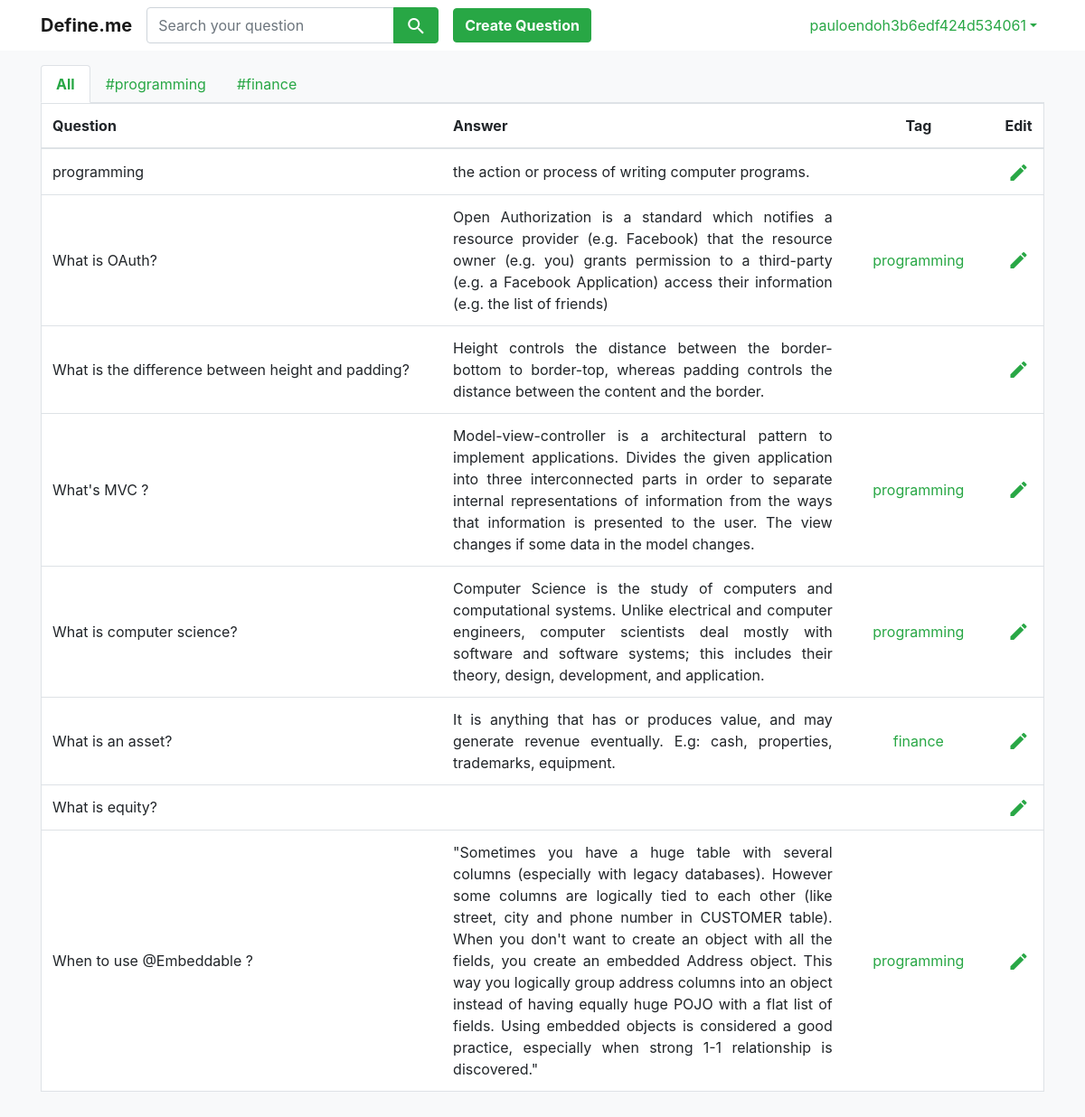
Before: / (signed in) with the older database file.
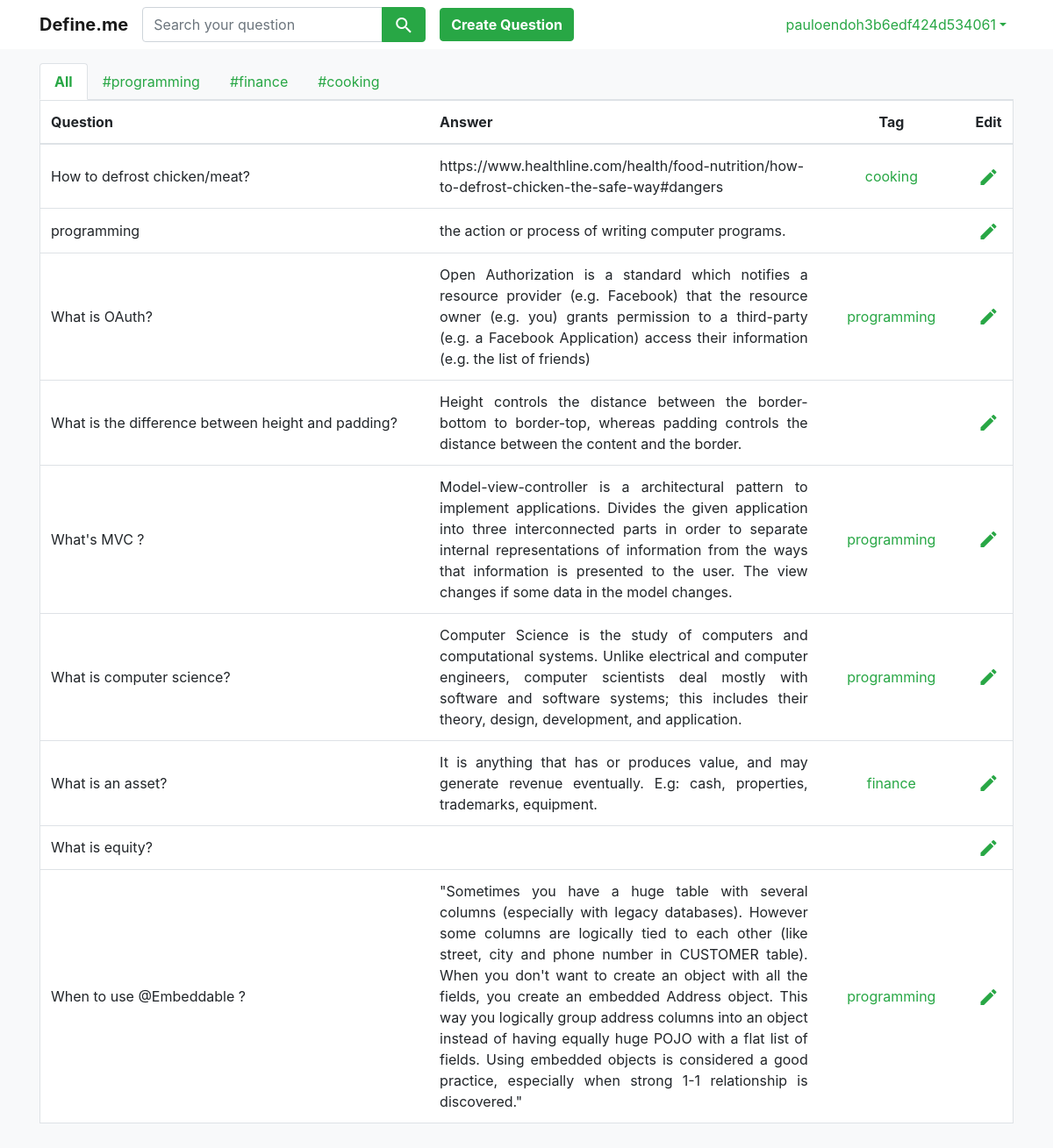
After: the same page with the newer database file.
### core/models.py (models this page shows)
class Question(models.Model):
    user = models.ForeignKey(User, on_delete=models.CASCADE)
    q = models.TextField(null=False)
    a = models.TextField(null=True, blank=True)
    tag = models.CharField(max_length=20, null=True, blank=True)
    created_at = models.DateTimeField(auto_now_add=True)
    updated_at = models.DateTimeField(auto_now=True)
    class Meta:
        ordering = ['updated_at', 'tag']

### core/views.py (the view, shortened to what this page needs)
# urls.py: path('', views.home, name='home'),
def home(request):
    if request.user.is_authenticated:
        tag_list = get_tag_list(request)
        question_list = get_question_list(request)
        return render(request, "home.html", {"tag_list": tag_list, "question_list": question_list})

### core/functions.py (called while the page is built)
def get_tag_list(request):
    user = request.user
    tag_list = Question.objects.filter(user=user).order_by().values('tag').distinct()
    return tag_list

def get_question_list(request):
    user = request.user
    if request.GET.get('tag'):
        active_tag = request.GET.get('tag')
        question_list = Question.objects.filter(user=user, tag=active_tag).order_by('-updated_at')
    else:
        question_list = Question.objects.filter(user=user).order_by('-updated_at')
    return question_list

### core/templates/home.html (shortened to what this page needs)
{% extends 'base.html' %}
{% load staticfiles %}
{% block content %}
{% if question_list %}
<div class="pt-3 pb-3 container rounded-right rounded-bottom">
    <ul class="nav nav-tabs">
        <li class="nav-item">
            <a class="nav-link text-success {% ifequal request.GET.tag None %}font-weight-bold active {% endifequal %}"
               href="{% url 'home' %}">All</a>
        </li>
        {% for tag in tag_list %}
        {% if tag.tag %}
        <li class="nav-item">
            <a class="nav-link text-success {% ifequal request.GET.tag tag.tag %}font-weight-bold active{% endifequal %}"
               href="{%  url 'home' %}?tag={{tag.tag}}">#{{ tag.tag }}</a>
        </li>
        {% endif %}
        {% endfor%}
    </ul>
    {% include 'question_table.html' %}
</div>
{% endif %}
{% endblock %}

### core/templates/question_table.html
    <table class="table border bg-white  ">
    <thead>
    <tr>
        <th class="align-middle" style="width: 40%;">Question</th>
        <th class="align-middle" style="width: 40%;">Answer</th>
        <th class="text-center align-middle" style="width:15%;">Tag</th>
        <th class="text-center align-middle" style="width:5%;">Edit</th>
    </tr>
    </thead>
    {% for question in question_list %}
    <tr>
        <td class="align-middle text-justify">
            {{ question.q }}
        </td>
        <td class="align-middle text-justify answer-cell">
            {{ question.a }}
        </td>
        <td class="text-center align-middle">
            {% if question.tag %}
            <a class="text-success" href="{% url 'home' %}?tag={{question.tag}}">
                {{ question.tag }}
            </a>
            {% endif %}
        </td>
        <td class="text-center align-middle">
            <a href="{% url 'edit_question' question.id %}">
                <i class="material-icons align-middle text-success">edit</i>
            </a>
        </td>
    </tr>
    {% endfor %}
</table>

Changed rows visible on the page:
added Question: q "How to defrost chicken/meat?", a "https://www.healthline.com/health/food-nutrition/how-to-defrost-chicken-the-safe-way#dangers", tag "cooking"
Other visible differences:
new list line: "# cooking"
